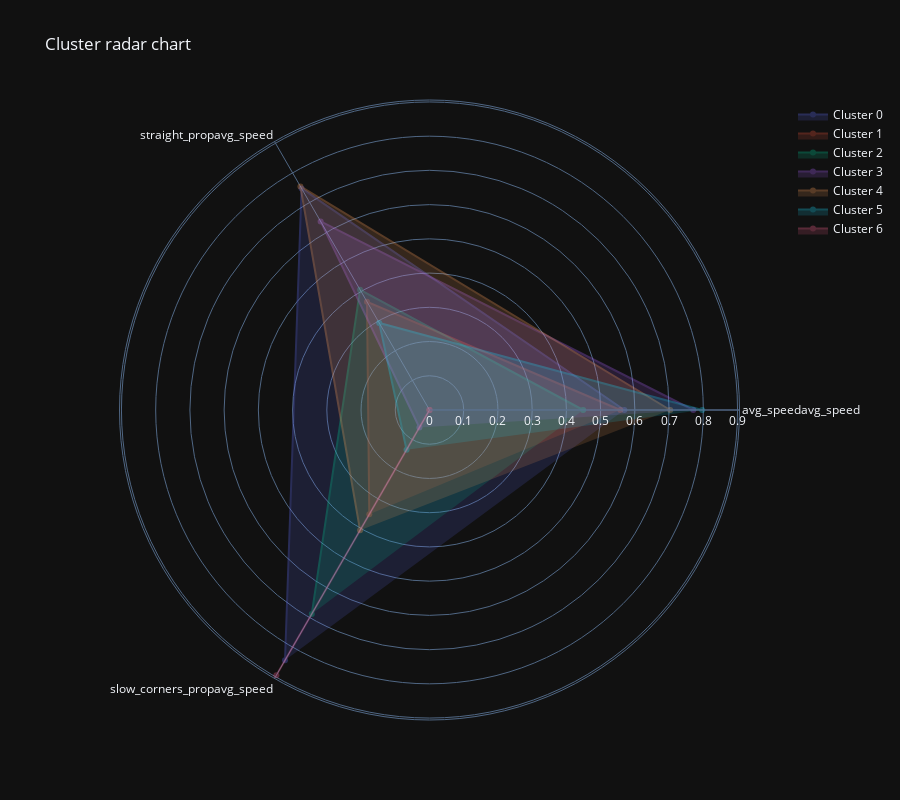

Here is the notebook cell this chart was saved with:
### Markdown cell above
When we have at least three variables, a radar plot can be useful to visualize the differences between clusters and identify patterns based on all variables at once, rather than analyzing them one by one.

### Code cell
plot_radar(df_kmeans, columns = df_kmeans.drop(columns='cluster').columns, opacity=0.3)

### Figure 1 — Plotly figure (JSON) as saved in the notebook; plotly's stock layout.template omitted (floating-point values rounded to 4 significant figures)
{"data": [{"fill": "toself", "name": "Cluster 0", "opacity": 0.3, "r": [0.5691, 0.7475, 0.8443, 0.5691], "theta": ["avg_speedavg_speed", "straight_propavg_speed", "slow_corners_propavg_speed"], "type": "scatterpolar"}, {"fill": "toself", "name": "Cluster 1", "opacity": 0.3, "r": [0.5576, 0.3653, 0.3518, 0.5576], "theta": ["avg_speedavg_speed", "straight_propavg_speed", "slow_corners_propavg_speed"], "type": "scatterpolar"}, {"fill": "toself", "name": "Cluster 2", "opacity": 0.3, "r": [0.4488, 0.4056, 0.6879, 0.4488], "theta": ["avg_speedavg_speed", "straight_propavg_speed", "slow_corners_propavg_speed"], "type": "scatterpolar"}, {"fill": "toself", "name": "Cluster 3", "opacity": 0.3, "r": [0.7708, 0.6362, 0.05903, 0.7708], "theta": ["avg_speedavg_speed", "straight_propavg_speed", "slow_corners_propavg_speed"], "type": "scatterpolar"}, {"fill": "toself", "name": "Cluster 4", "opacity": 0.3, "r": [0.7032, 0.7543, 0.4057, 0.7032], "theta": ["avg_speedavg_speed", "straight_propavg_speed", "slow_corners_propavg_speed"], "type": "scatterpolar"}, {"fill": "toself", "name": "Cluster 5", "opacity": 0.3, "r": [0.7967, 0.2937, 0.134, 0.7967], "theta": ["avg_speedavg_speed", "straight_propavg_speed", "slow_corners_propavg_speed"], "type": "scatterpolar"}, {"fill": "toself", "name": "Cluster 6", "opacity": 0.3, "r": [0, 0, 0.8947, 0], "theta": ["avg_speedavg_speed", "straight_propavg_speed", "slow_corners_propavg_speed"], "type": "scatterpolar"}], "layout": {"height": 800, "polar": {"radialaxis": {"visible": true}}, "title": {"text": "Cluster radar chart"}}}
